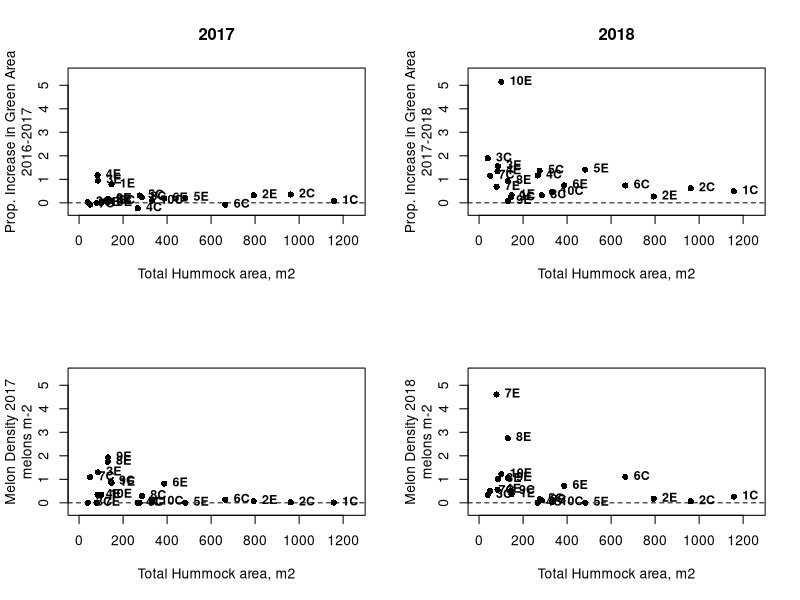

This chart was generated by the following R code:
#Supplemetnal plots exploring relationships in vegetation cover change or melon density to hummock size

nara.ag <- read.csv("Data/NaraMultiYear_Data.csv", header=T)

par(mfrow=c(2,2))
plot(nara.ag$Gr17m16.16Green~ nara.ag$TotalHumArea,
     pch=16, 
     xlim=c(0,1250),
     ylim=c(-0.3, 5.5),
     ylab=c('Prop. Increase in Green Area', '2016-2017'),
     xlab='Total Hummock area, m2',
     main = '2017')
abline(h=0, lty=2)
text(Gr17m16.16Green~ TotalHumArea, labels=PlotID,data=nara.ag, cex=0.9,  pos=4, font=2)


plot(nara.ag$Gr18m17.17Green~ nara.ag$TotalHumArea,
     pch=16, 
     xlim=c(0,1250),
     ylim=c(-0.3, 5.5),
     ylab=c('Prop. Increase in Green Area','2017-2018'),
     xlab='Total Hummock area, m2',
     main='2018')
abline(h=0, lty=2)
text(Gr18m17.17Green~ TotalHumArea, labels=PlotID,data=nara.ag, cex=0.9,  pos=4, font=2)


plot(nara.ag$Mature1N17.17Green~ nara.ag$TotalHumArea,
     pch=16, 
     xlim=c(0,1250),
     ylim=c(-0.3, 5.5),
     ylab=c('Melon Density 2017','melons m-2'),
     xlab='Total Hummock area, m2')
    
abline(h=0, lty=2)
text(Mature1N17.17Green~ TotalHumArea, labels=PlotID,data=nara.ag, cex=0.9,  pos=4, font=2)

plot(nara.ag$Mature1N18.18Green~ nara.ag$TotalHumArea,
     pch=16, 
     xlim=c(0,1250),
     ylim=c(-0.3, 5.5),
     ylab=c('Melon Density 2018', 'melons m-2'),
     xlab='Total Hummock area, m2')
    
abline(h=0, lty=2)
text(Mature1N18.18Green~ TotalHumArea, labels=PlotID,data=nara.ag, cex=0.9,  pos=4, font=2)
